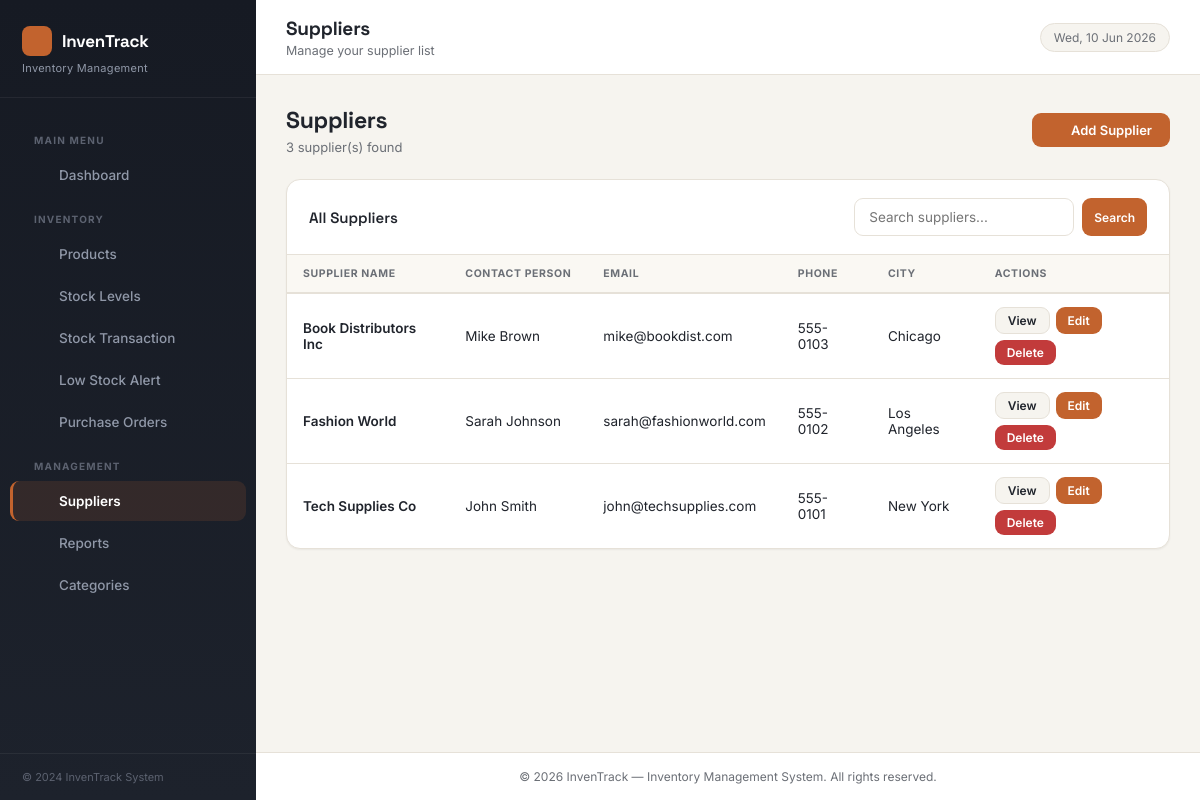
Page /pages/suppliers/list.php on the committed database.
### tables this page shows
CREATE TABLE suppliers (
    supplier_id INT PRIMARY KEY AUTO_INCREMENT,
    supplier_name VARCHAR(100) NOT NULL,
    contact_person VARCHAR(100),
    email VARCHAR(100),
    phone VARCHAR(15),
    address TEXT,
    city VARCHAR(50),
    state VARCHAR(50),
    zip_code VARCHAR(10),
    created_at TIMESTAMP DEFAULT CURRENT_TIMESTAMP,
    updated_at TIMESTAMP DEFAULT CURRENT_TIMESTAMP ON UPDATE CURRENT_TIMESTAMP
);

### classes/Supplier.php (called while the page is built, shortened)
<?php
class Supplier {
    private $conn;
    private $table = 'suppliers';
    public function __construct($db) {
        $this->conn = $db;
    }
    public function getAllSuppliers() {
        $query = "SELECT * FROM " . $this->table . " ORDER BY supplier_name ASC";
        $result = $this->conn->query($query);
        if ($result && $result->num_rows > 0) {
            return $result->fetch_all(MYSQLI_ASSOC);
        }
        return false;
    }
}
?>

### pages/suppliers/list.php (the view, shortened to what this page needs)
<?php
require_once '../../config/database.php';
require_once '../../classes/Supplier.php';
$supplier = new Supplier($conn);
$searchTerm = isset($_GET['search']) ? $_GET['search'] : '';
$suppliers = !empty($searchTerm) ? $supplier->searchSuppliers($searchTerm) : $supplier->getAllSuppliers();
require_once '../../includes/layout.php';
?>
<div class="page-header">
    <div>
        <h1>Suppliers</h1>
        <p><?php echo $suppliers ? count($suppliers) : 0; ?> supplier(s) found</p>
    </div>
    <a href="add.php" class="btn btn-primary"><?php echo icon('plus', 15); ?> Add Supplier</a>
</div>
<div class="card">
    <div class="card-header">
        <h3>All Suppliers</h3>
        <form method="GET" style="display:flex; gap:8px;">
            <input type="text" name="search" placeholder="Search suppliers..." value="<?php echo htmlspecialchars($searchTerm); ?>" style="width:220px;">
            <button type="submit" class="btn btn-primary btn-sm">Search</button>
        </form>
    </div>
    <div class="table-responsive">
        <?php if ($suppliers): ?>
        <table>
            <thead><tr><th>Supplier Name</th><th>Contact Person</th><th>Email</th><th>Phone</th><th>City</th><th>Actions</th></tr></thead>
            <tbody>
                <?php foreach ($suppliers as $sup): ?>
                <tr>
                    <td><span class="fw-600"><?php echo htmlspecialchars($sup['supplier_name']); ?></span></td>
                    <td><?php echo htmlspecialchars($sup['contact_person'] ?? '—'); ?></td>
                    <td><?php echo htmlspecialchars($sup['email'] ?? '—'); ?></td>
                    <td><?php echo htmlspecialchars($sup['phone'] ?? '—'); ?></td>
                    <td><?php echo htmlspecialchars($sup['city'] ?? '—'); ?></td>
                    <td>
                        <div class="action-buttons">
                            <a href="view.php?id=<?php echo $sup['supplier_id']; ?>" class="btn btn-sm btn-secondary">View</a>
                            <a href="edit.php?id=<?php echo $sup['supplier_id']; ?>" class="btn btn-sm btn-primary">Edit</a>
                            <a href="delete.php?id=<?php echo $sup['supplier_id']; ?>" class="btn btn-sm btn-danger" onclick="return confirm('Delete <?php echo htmlspecialchars($sup['supplier_name']); ?>?')">Delete</a>
                        </div>
                    </td>
                </tr>
                <?php endforeach; ?>
            </tbody>
        </table>
        <?php else: ?>
        <div class="card-body">
            <div class="alert alert-info">No suppliers found. <a href="add.php">Add your first supplier <?php echo icon('chevron-right', 13); ?></a></div>
        </div>
        <?php endif; ?>
    </div>
</div>
<?php require_once '../../includes/layout-end.php'; ?>

### assets/css/style.css (style rules this page uses)
:root { --sidebar-bg: #161A23; --sidebar-bg-2: #1D222C; --sidebar-hover: #232936; --sidebar-active: #C2632E; --sidebar-text: #9098A8; --sidebar-text-active: #ffffff; --sidebar-width: 256px; --ink: #1A1D24; --copper: #C2632E; --copper-dark: #A14E22; --copper-light: #F3E3D6; --teal: #1F6F66; --teal-light: #DCEEEA; --danger: #C23B3B; --danger-light: #FBE7E5; --warning: #B9842B; --warning-light: #FAEEDA; --purple: #6B4E9E; --purple-light: #EAE3F5; --bg-main: #F6F4EF; --bg-white: #FFFFFF; --text-dark: #20242C; --text-muted: #6B6F76; --border: #E6E1D8; --font-display: 'Space Grotesk', 'Inter', sans-serif; --font-body: 'Inter', 'Segoe UI', sans-serif; --font-mono: 'JetBrains Mono', 'Courier New', monospace; --shadow-sm: 0 1px 2px rgba(26,29,36,0.06); --shadow-md: 0 8px 24px rgba(26,29,36,0.10); --radius: 14px; --radius-sm: 9px; }
* { margin: 0; padding: 0; box-sizing: border-box; }
body { font-family: var(--font-body); font-size: 14px; background-color: var(--bg-main); color: var(--text-dark); display: flex; min-height: 100vh; -webkit-font-smoothing: antialiased; }
.card { background: var(--bg-white); border-radius: var(--radius); border: 1px solid var(--border); box-shadow: var(--shadow-sm); margin-bottom: 24px; overflow: hidden; }
.card-header { padding: 18px 22px; border-bottom: 1px solid var(--border); display: flex; align-items: center; justify-content: space-between; }
.card-header h3 { font-family: var(--font-display); font-size: 15px; font-weight: 600; color: var(--text-dark); margin: 0; }
.table-responsive { overflow-x: auto; }
table { width: 100%; border-collapse: collapse; font-size: 13.5px; }
thead tr { background: #FAF8F3; border-bottom: 2px solid var(--border); }
th { padding: 12px 16px; text-align: left; font-size: 10.5px; font-weight: 700; color: var(--text-muted); text-transform: uppercase; letter-spacing: 0.6px; white-space: nowrap; }
td { padding: 13px 16px; border-bottom: 1px solid var(--border); color: var(--text-dark); }
tbody tr:last-child td { border-bottom: none; }
.btn { display: inline-flex; align-items: center; gap: 6px; padding: 9px 18px; border: none; border-radius: var(--radius-sm); font-size: 13px; font-weight: 600; cursor: pointer; text-decoration: none; transition: all 0.18s ease; white-space: nowrap; font-family: var(--font-body); }
.btn-primary { background: var(--copper); color: white; }
.btn-danger { background: var(--danger); color: white; }
.btn-secondary { background: var(--bg-main); color: var(--text-dark); border: 1px solid var(--border); }
.btn-sm { padding: 5px 12px; font-size: 12px; }
.action-buttons { display: flex; gap: 6px; flex-wrap: wrap; }
input[type="text"], input[type="email"], input[type="number"], input[type="date"], input[type="password"], select, textarea { width: 100%; padding: 10px 14px; border: 1.5px solid var(--border); border-radius: var(--radius-sm); font-size: 13.5px; font-family: var(--font-body); background: white; color: var(--text-dark); transition: border 0.2s, box-shadow 0.2s; }
.page-header { display: flex; align-items: center; justify-content: space-between; margin-bottom: 24px; }
.page-header h1 { font-family: var(--font-display); font-size: 23px; font-weight: 700; color: var(--text-dark); margin: 0; border: none; padding: 0; letter-spacing: -0.3px; }
.page-header p { color: var(--text-muted); font-size: 13px; margin-top: 4px; }
.fw-600 { font-weight: 600; }

### rows in the picture
suppliers: supplier_name "Book Distributors Inc", contact_person "Mike Brown", email "mike@bookdist.com", phone "555-0103", city "Chicago"
suppliers: supplier_name "Fashion World", contact_person "Sarah Johnson", email "sarah@fashionworld.com", phone "555-0102", city "Los Angeles"
suppliers: supplier_name "Tech Supplies Co", contact_person "John Smith", email "john@techsupplies.com", phone "555-0101", city "New York"

### other values in the picture
$pageTitle "Suppliers"
$pageSubtitle "Manage your supplier list"
count($suppliers) "3"
